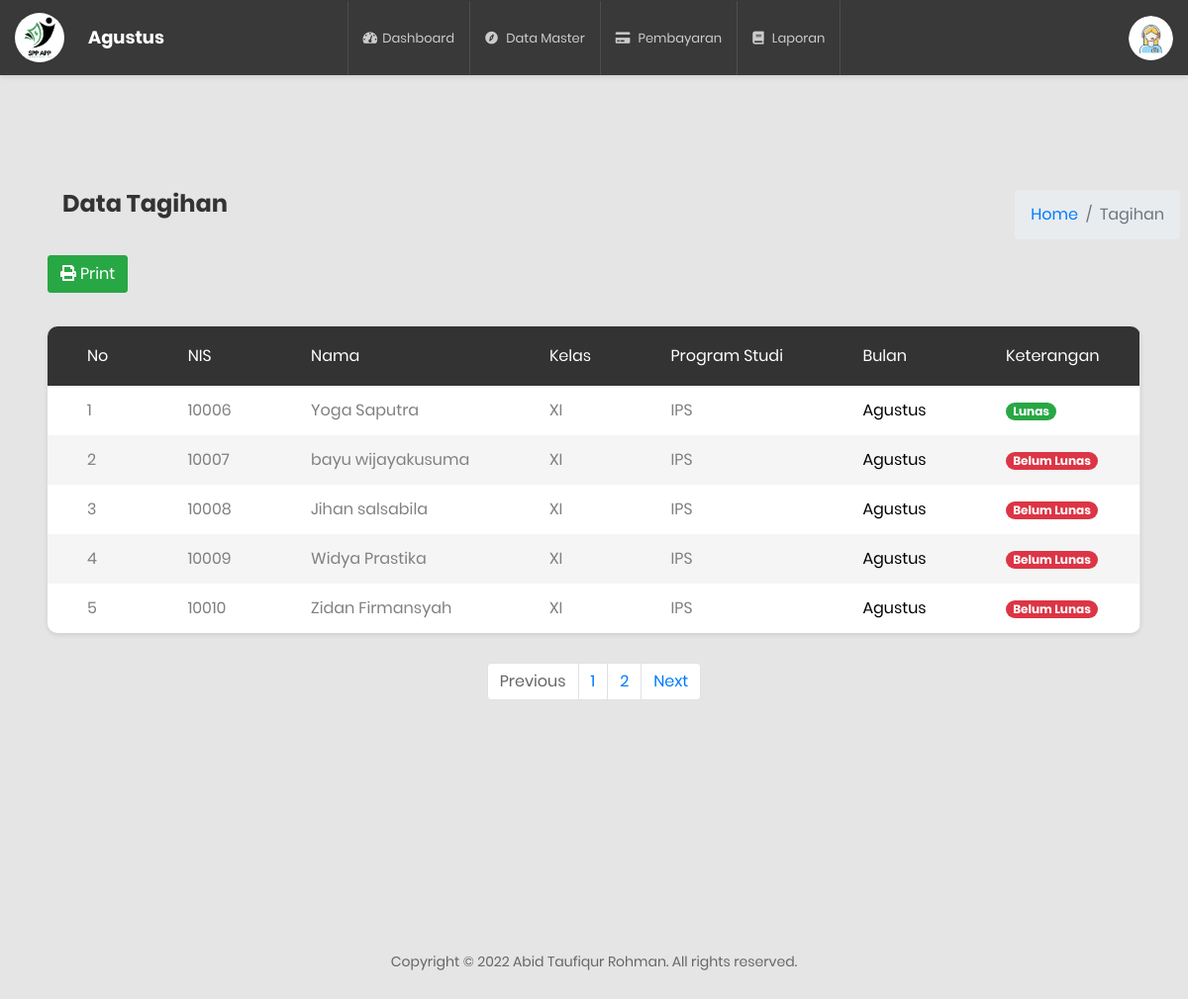
The app's page /admin/index.php?m=tagihan (signed in) with its own data.
### tables this page shows
CREATE TABLE `tb_tagihan` (
  `id` int(11) NOT NULL,
  `nis` text NOT NULL,
  `nama` text NOT NULL,
  `kelas` text NOT NULL,
  `prodi` text NOT NULL,
  `bulan` text NOT NULL,
  `keterangan` text NOT NULL,
  `tstamp` text NOT NULL
);

### admin/modul/laporan/paging.php (the view, shortened to what this page needs)
<?php
$koneksi = mysqli_connect('localhost', 'root', '', 'spp_zibran');
    $batas = 5;
$halaman = isset($_GET['halaman']) ? (int)$_GET['halaman'] : 1;
$halaman_awal = ($halaman>1) ? ($halaman * $batas) - $batas : 0;
$bulan = date("m");
  $siswa = mysqli_query($koneksi, "SELECT * FROM tb_tagihan LIMIT $halaman_awal, $batas");
foreach ($siswa as $pro):
  ?>
<tr>
                              <td><?= $no++;  ?></td>
                              <td><?=  $pro['nis'];?></td>
                              <td><?=  $pro['nama'];?></td>
                              <td><?= $pro['kelas'];?></td>
                              <td><?=  $pro['prodi'];?></td>
                              <td>
                                <?php
                                                     if ($bulan==1) {
                            echo '<p style="color: black;">Januari</p>';
                           }else if ($bulan==2) {
                            echo '<p style="color: black;">Febuari</p>';
                           }elseif ($bulan==3) {
                            echo '<p style="color: black;">Maret</p>';
                           }elseif ($bulan==4) {
                            echo '<p style="color: black;">April</p>';
                           }elseif ($bulan==5) {
                            echo '<p style="color: black;">Mei</p>';
                           }elseif ($bulan==6) {
                            echo '<p style="color: black;">Juni</p>';
                           }elseif ($bulan==7) {
                            echo '<p style="color: black;">Juli</p>';
                           }elseif ($bulan==8) {
                            echo '<p style="color: black;">Agustus</p>';
                           }elseif ($bulan==9) {
                            echo '<p style="color: black;">September</p>';
                           }elseif ($bulan==10) {
                            echo '<p style="color: black;">Oktober</p>';
                           }elseif ($bulan==11) {
                            echo '<p style="color: black;">November</p>';
                           }elseif ($bulan==12) {
                            echo '<p style="color: black;">Desember</p>';
                            }
                                 ?>
                              </td>
                              <td>
                                <?php
                                if ($pro['keterangan']=="lunas") {
                                  echo '<span class="badge badge-pill badge-success">Lunas</span>';
                                }elseif ($pro['keterangan']=="belum lunas") {
                                  echo '<span class="badge badge-pill badge-danger">Belum Lunas</span>';
                                }
                                ?>
                                </td>
                              </tr>
                              <?php endforeach; ?>

### admin/comp/header.php (shortened to what this page needs)
<?php require 'fungsi/fungsi.php'; ?>
    <?php foreach (summon_admin() as $adm): ?>
<!DOCTYPE html>
<html lang="en">
<head>
    <link href="<?=url()?>css/font-face.css" rel="stylesheet" media="all">
    <link href="<?=url()?>vendor/font-awesome-4.7/css/font-awesome.min.css" rel="stylesheet" media="all">
    <link href="<?=url()?>vendor/font-awesome-5/css/fontawesome-all.min.css" rel="stylesheet" media="all">
    <link href="<?=url()?>vendor/mdi-font/css/material-design-iconic-font.min.css" rel="stylesheet" media="all">
    <link href="<?=url()?>vendor/bootstrap-4.1/bootstrap.min.css" rel="stylesheet" media="all">
    <link href="<?=url()?>vendor/animsition/animsition.min.css" rel="stylesheet" media="all">
    <link href="<?=url()?>vendor/bootstrap-progressbar/bootstrap-progressbar-3.3.4.min.css" rel="stylesheet" media="all">
    <link href="<?=url()?>vendor/wow/animate.css" rel="stylesheet" media="all">
    <link href="<?=url()?>vendor/css-hamburgers/hamburgers.min.css" rel="stylesheet" media="all">
    <link href="<?=url()?>vendor/slick/slick.css" rel="stylesheet" media="all">
    <link href="<?=url()?>vendor/select2/select2.min.css" rel="stylesheet" media="all">
    <link href="<?=url()?>vendor/perfect-scrollbar/perfect-scrollbar.css" rel="stylesheet" media="all">
    <link href="<?=url()?>css/theme.css" rel="stylesheet" media="all">
</head>
<body class="animsition">
    <div class="page-wrapper">
        <header class="header-desktop3 d-none d-lg-block">
            <div class="section__content section__content--p35">
                <div class="header3-wrap">
                    <div class="header__logo">
                        <div class="img-cir">
                             <a href="#">
                            <?= gambar("icon_spp.png", "50") ?>
                        </a>
                        </div>
                       <h1 class="ml-4" style="color: green;"><?=bulan_sekarang("white")?></h1>
                    </div>
                    <div class="header__navbar">
                        <ul class="list-unstyled">
                            <li class="has-sub">
                                <a href="index.php">
                                    <i class="fas fa-tachometer-alt"></i>Dashboard
                                </a>
                            </li>
                            <li class="has-sub">
                                <a href="#">
                                    <i class="fa fa-compass" aria-hidden="true"></i>
                                    <span class="bot-line"></span>Data Master</a>
                            </li>
                            <li class="has-sub">
                                <a href="?m=bayar">
                                    <i class="fa fa-credit-card" aria-hidden="true"></i>
                                    <span class="bot-line"></span>Pembayaran</a>
                            </li>
                            <li class="has-sub">
                                <a href="#">
                                  <i class="fa fa-book" aria-hidden="true"></i>
                                    <span class="bot-line"></span>Laporan</a>
                            </li>
                        </ul>
                    </div>
                    <div class="header__tool">
                        <div class="account-wrap">
                            <div class="account-item account-item--style2 clearfix js-item-menu">
                                <div class="image">
                                    <div class="img-cir">
                                                   <?=gambar("iconadmin.jpg", "64");?>
                                               </div>
                                </div>
                            </div>
                        </div>
                    </div>
                </div>
            </div>
        </header>
  <?php endforeach; ?>

### admin/fungsi/fungsi.php (shortened to what this page needs)
<?php
$koneksi = mysqli_connect('localhost','root','','spp_zibran');
function summon_admin()
{
	global $koneksi;
	$id = $_SESSION['idsppapp'];
	return mysqli_query($koneksi, "SELECT * FROM admin WHERE id='$id'");
}
function bulan_sekarang($colorc)
{
	 $bulan = date("m");
	 if ($bulan==1) {
	 	echo '<h4 style="color: '.$colorc.';">Januari</h4>';
	 }else if ($bulan==2) {
	 	echo '<h4 style="color: '.$colorc.';">Febuari</h4>';
	 }elseif ($bulan==3) {
	 	echo '<h4 style="color: '.$colorc.';">Maret</h4>';
	 }elseif ($bulan==4) {
	 	echo '<h4 style="color: '.$colorc.';">April</h4>';
	 }elseif ($bulan==5) {
	 	echo '<h4 style="color: '.$colorc.';">Mei</h4>';
	 }elseif ($bulan==6) {
	 	echo '<h4 style="color: '.$colorc.';">Juni</h4>';
	 }elseif ($bulan==7) {
	 	echo '<h4 style="color: '.$colorc.';">Juli</h4>';
	 }elseif ($bulan==8) {
	 	echo '<h4 style="color: '.$colorc.';">Agustus</h4>';
	 }elseif ($bulan==9) {
	 	echo '<h4 style="color: '.$colorc.';">September</h4>';
	 }elseif ($bulan==10) {
	 	echo '<h4 style="color: '.$colorc.';">Oktober</h4>';
	 }elseif ($bulan==11) {
	 	echo '<h4 style="color: '.$colorc.';">November</h4>';
	 }elseif ($bulan==12) {
	 	echo '<h4 style="color: '.$colorc.';">Desember</h4>';
	 }
}
function gambar($img, $size)
{
	echo '<img src="//localhost/spp-app/assets/images/'.$img.'" width="'.$size.'">';
}
function url()
{
	return $url = "//localhost/spp-app/assets/";
}
 ?>

### records on screen
tb_tagihan: nis "10006", nama "Yoga Saputra", kelas "XI", prodi "IPS", keterangan "Lunas"
tb_tagihan: nis "10007", nama "bayu wijayakusuma", kelas "XI", prodi "IPS", keterangan "Belum Lunas"
tb_tagihan: nis "10008", nama "Jihan salsabila", kelas "XI", prodi "IPS", keterangan "Belum Lunas"
tb_tagihan: nis "10009", nama "Widya Prastika", kelas "XI", prodi "IPS", keterangan "Belum Lunas"
tb_tagihan: nis "10010", nama "Zidan Firmansyah", kelas "XI", prodi "IPS", keterangan "Belum Lunas"
